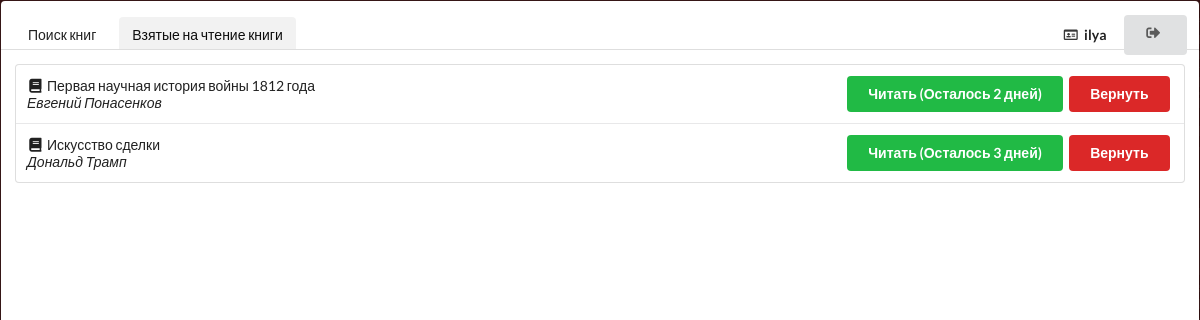
/main/ (signed in), run on an earlier commit of the app's database.
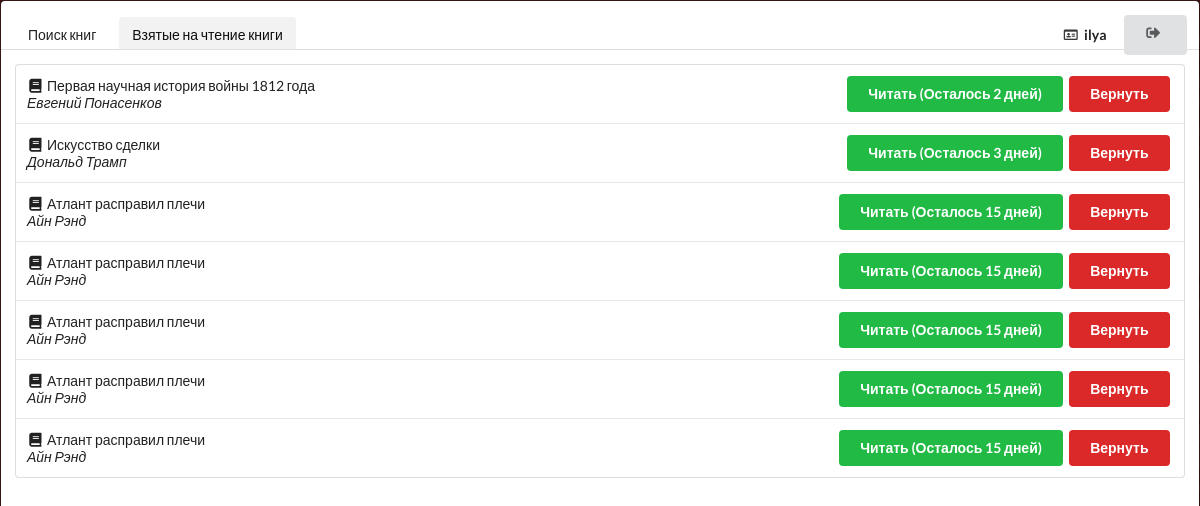
And on a later commit of the database.
### Books/models.py (models this page shows)
class ReadingList(models.Model):
    user_id = models.ForeignKey(User, on_delete=models.CASCADE)
    book_id = models.ForeignKey(Book, on_delete=models.CASCADE)
    days = models.IntegerField()

class Book(models.Model):
    title = models.CharField(max_length=50, help_text="Название книги")
    author = models.CharField(max_length=50, help_text="Автор книги")
    cover = models.ImageField(upload_to="covers")
    pdf = models.FileField(upload_to="pdf")
    count = models.IntegerField()

### Books/views.py (the view)
# urls.py: path('', views.Reading, name='main'),
def Reading(request):
    current_user = request.user
    reading = ReadingList.objects.all().filter(user_id=current_user)
    return render(request, 'Books/main.html', {'reading': reading})

### Books/templates/Books/main.html (shortened to what this page needs)
{% extends 'Books/base.html' %}
{% block panel %}
<a class="item" href="/main/search">
    Поиск книг
</a>
<a class="active item">
    Взятые на чтение книги
</a>
<div class="right menu">
    <a class="item">
        <i class="id card outline icon"></i> <b>{{ user.username }}</b>
    </a>
    <div class="ui vertical animated button" id="logoutButton" tabindex="0">
        <div class="visible content">
            <i class="sign out icon"></i>
        </div>
    </div>
</div>
{% endblock %}
{% block table_content %}
{% for read in reading %}
<tr>
    <td class="special collapsing">
        <div class = "bookTitle" data-html="<div class='header'></div><div class='content'><img class='ui small image' src='{{ read.book_id.cover.url }}'>" data-position="bottom right" ><i class="book icon"></i>{{ read.book_id.title }}</div>
        <i>{{ read.book_id.author }}</i>
    </td>
    <td class="right aligned collapsing">
        <button class="ui green button reading">
            Читать (Осталось {{ read.days }} дней)
        </button>
        <button class="ui red button delete">
            Вернуть
        </button>
    </td>
</tr>
{% endfor %}
{% endblock %}

### Books/templates/Books/base.html (shortened to what this page needs)
<html>
<head>
    {% load static %}
    <link rel="stylesheet" type="text/css" href="{% static 'semantic/semantic.min.css' %}">
    <link rel="stylesheet" type="text/css" href="{% static 'semantic/popup.min.css' %}">
</head>
<body>
    <div class="ui raised segments centered">
        <div class="ui segment" style="width: 100%; height: 6%;">
            <div class="ui secondary menu">
                {% block panel %}
                {% endblock %}
            </div>
        </div>
        <div class="ui segment" style="width: 100%; height: 94%;">
            <table class="ui single line table">
                <tbody>
                {% block table_content %}
                {% endblock %}
                </tbody>
            </table>
        </div>
    </div>
</body>
</html>

### Books/templates/Books/base.html (style rules this page uses)
body { background-color: #DADADA; }

What changed in the data, as far as the page shows it:
added ReadingList: book_id "Атлант расправил плечи", book_id.author "Айн Рэнд", days "15"
added ReadingList: book_id "Атлант расправил плечи", book_id.author "Айн Рэнд", days "15"
added ReadingList: book_id "Атлант расправил плечи", book_id.author "Айн Рэнд", days "15"
added ReadingList: book_id "Атлант расправил плечи", book_id.author "Айн Рэнд", days "15"
added ReadingList: book_id "Атлант расправил плечи", book_id.author "Айн Рэнд", days "15"
